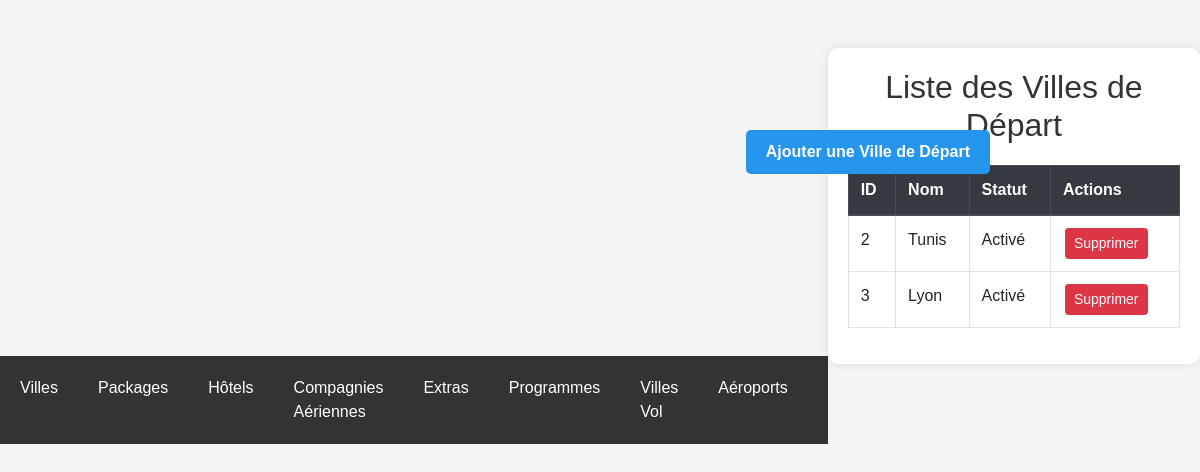
/liste_ville_depart.php (signed in), run on an earlier commit of the app's database.
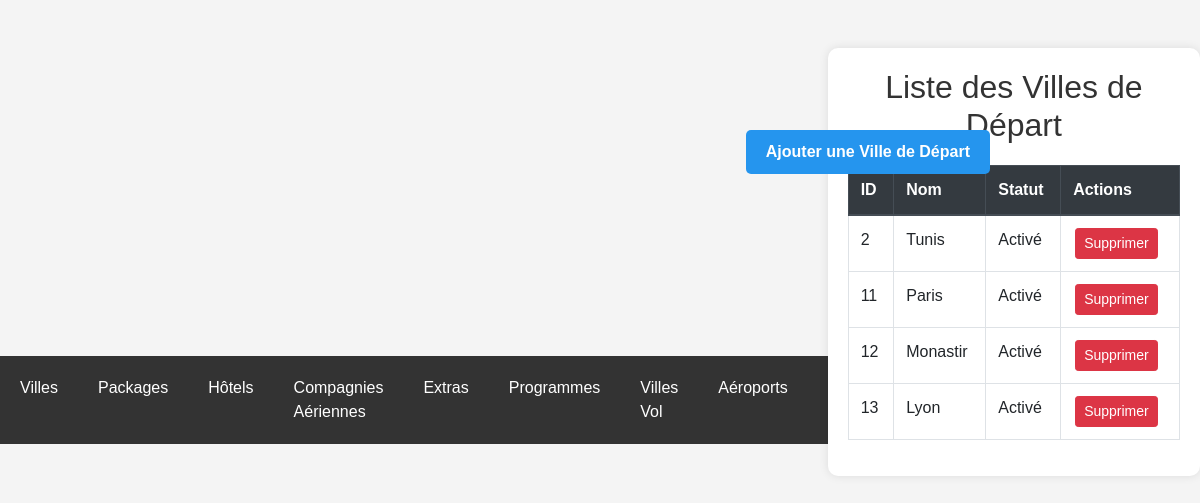
And on a later commit of the database.
### tables this page shows
CREATE TABLE `ville_depart` (
  `id` int(11) NOT NULL,
  `nom` varchar(255) NOT NULL,
  `statut` enum('activé','désactivé') NOT NULL
);

### liste_ville_depart.php (the view, shortened to what this page needs)
<!DOCTYPE html>
<html lang="fr">
<head>
    <link rel="stylesheet" href="https://maxcdn.bootstrapcdn.com/bootstrap/4.5.2/css/bootstrap.min.css">
    <?php include 'header.php'; ?>
</head>
<body>
    <div class="container mt-5">
        <h2 class="text-center">Liste des Villes de Départ</h2>
        <a href="ajouter_ville_depart.php" class='btn-add'><b>Ajouter une Ville de Départ</b></a>
        <table class="table table-bordered">
            <thead class="thead-dark">
                <tr>
                    <th>ID</th>
                    <th>Nom</th>
                    <th>Statut</th>
                    <th>Actions</th>
                </tr>
            </thead>
            <tbody>
                <?php
                include 'db.php';
                $sql = "SELECT * FROM ville_depart";
                $result = mysqli_query($conn, $sql);
                if (mysqli_num_rows($result) > 0) {
                    while ($row = mysqli_fetch_assoc($result)) {
                        echo "<tr>";
                        echo "<td>" . $row["id"] . "</td>";
                        echo "<td>" . $row["nom"] . "</td>";
                        echo "<td>" . ucfirst($row["statut"]) . "</td>";
                        echo "<td><a href='supprimer_ville_depart.php?id=" . $row["id"] . "' class='btn btn-danger btn-sm'>Supprimer</a></td>";
                        echo "</tr>";
                    }
                } else {
                    echo "<tr><td colspan='4' class='text-center'>Aucune ville de départ trouvée</td></tr>";
                }
                ?>
            </tbody>
        </table>
    </div>
</body>
</html>

What changed in the data, as far as the page shows it:
removed ville_depart: id "3", nom "Lyon", statut "Activé"
added ville_depart: id "11", nom "Paris", statut "Activé"
added ville_depart: id "12", nom "Monastir", statut "Activé"
added ville_depart: id "13", nom "Lyon", statut "Activé"
